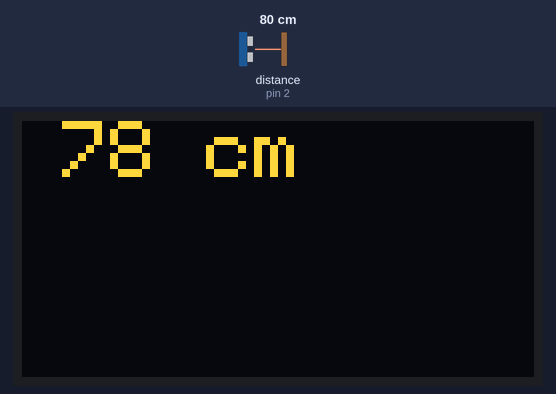
Bench run of a sketch on a simulated Arduino Uno, built with avr-gcc and run on an emulated ATmega328P. On the bench: 128×64 one-colour display. Wiring (inferred from the names in the program): ultrasonic range finder: trigger pin 3; echo pin 2. The inputs (shaded band) are chosen by the test bench; at power-on: distance to the obstacle (sensor on pin 2) 80 cm. The echo pulse lasts 58.3 µs per cm; the OLED is the two-colour kind (top 16 rows yellow); what the sketch prints to the serial monitor is not drawn.

Above: at 1.9 s.
2.0 s: distance to the obstacle (sensor on pin 2) set to 2 cm
At 3.4 s:
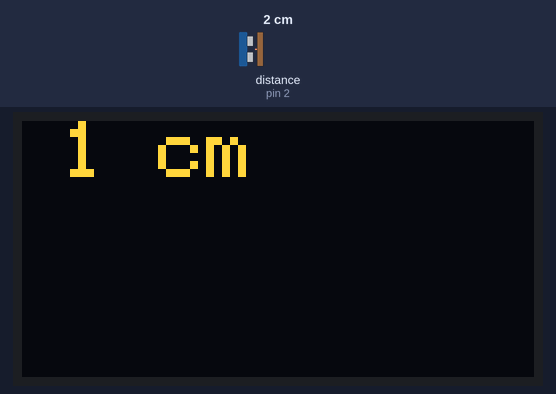
3.8 s: distance to the obstacle (sensor on pin 2) set to 4 cm
At 5.7 s:
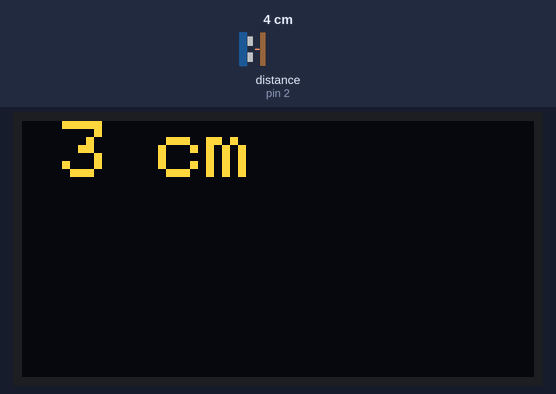
6.0 s: distance to the obstacle (sensor on pin 2) set to 9 cm
At 7.2 s:
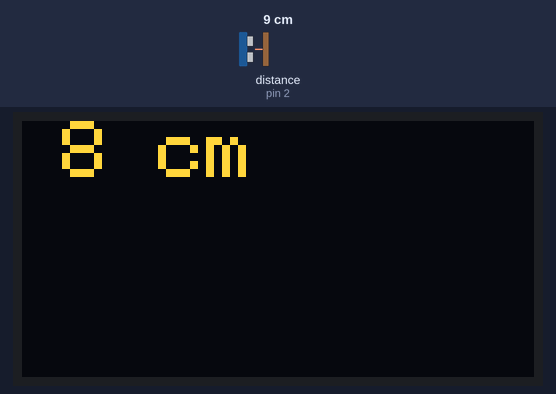
Timing chart, 0 to 9.0 s (numbered marks = the images above; inputs shaded):
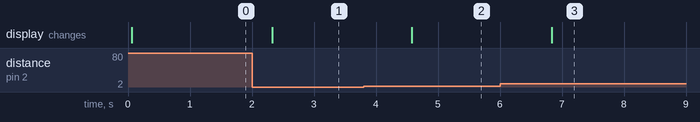

Measured:
- after the input at 2.0 s, the display: changes after 0.32 s (image 1)
- after the input at 3.8 s, the display: changes after 0.78 s (image 2)
- after the input at 6.0 s, the display: changes after 0.83 s (image 3)

The sketch:

srf04.ino
```cpp
#include <SPI.h>
#include <Wire.h>
#include <Adafruit_GFX.h>
#include <Adafruit_SSD1306.h>

#define SCREEN_WIDTH 128 // OLED display width, in pixels
#define SCREEN_HEIGHT 64 // OLED display height, in pixels

// Declaration for SSD1306 display connected using software SPI (default case):
#define OLED_MOSI   9
#define OLED_CLK   10
#define OLED_DC    11
#define OLED_CS    12
#define OLED_RESET 13
Adafruit_SSD1306 display(SCREEN_WIDTH, SCREEN_HEIGHT,
  OLED_MOSI, OLED_CLK, OLED_DC, OLED_RESET, OLED_CS);

#define echoPin 2 // attach pin D2 Arduino to pin Echo of HC-SR04
#define trigPin 3 //attach pin D3 Arduino to pin Trig of HC-SR04

// defines variables
long duration; // variable for the duration of sound wave travel
int distance; // variable for the distance measurement

void setup() {
  Serial.begin(9600);

  // SSD1306_SWITCHCAPVCC = generate display voltage from 3.3V internally
  if(!display.begin(SSD1306_SWITCHCAPVCC)) {
    Serial.println(F("SSD1306 allocation failed"));
    for(;;); // Don't proceed, loop forever
  }
  pinMode(trigPin, OUTPUT); // Sets the trigPin as an OUTPUT
  pinMode(echoPin, INPUT); // Sets the echoPin as an INPUT
  Serial.begin(9600); // // Serial Communication is starting with 9600 of baudrate speed
  Serial.println("Ultrasonic Sensor HC-SR04 Test"); // print some text in Serial Monitor
  Serial.println("with Arduino UNO R3");
}
void loop() {
  // Clears the trigPin condition
  digitalWrite(trigPin, LOW);
  delayMicroseconds(2);
  // Sets the trigPin HIGH (ACTIVE) for 10 microseconds
  digitalWrite(trigPin, HIGH);
  delayMicroseconds(10);
  digitalWrite(trigPin, LOW);
  // Reads the echoPin, returns the sound wave travel time in microseconds
  duration = pulseIn(echoPin, HIGH);
  // Calculating the distance
  distance = duration * 0.034 / 2; // Speed of sound wave divided by 2 (go and back)
  // Displays the distance on the Serial Monitor
  Serial.print("Distance: ");
  Serial.print(distance);
  Serial.println(" cm");
  text(distance);
  delay(1000);
  display.clearDisplay();
}
void text(int distance) {
  char dis[20];
  display.clearDisplay();

  display.setTextSize(2); // Draw 2X-scale text
  display.setTextColor(SSD1306_WHITE);
  display.setCursor(10, 0);
  sprintf(dis, "%d cm", distance);
  display.println(dis);
  display.display();      // Show initial text
  delay(100);
}
```
